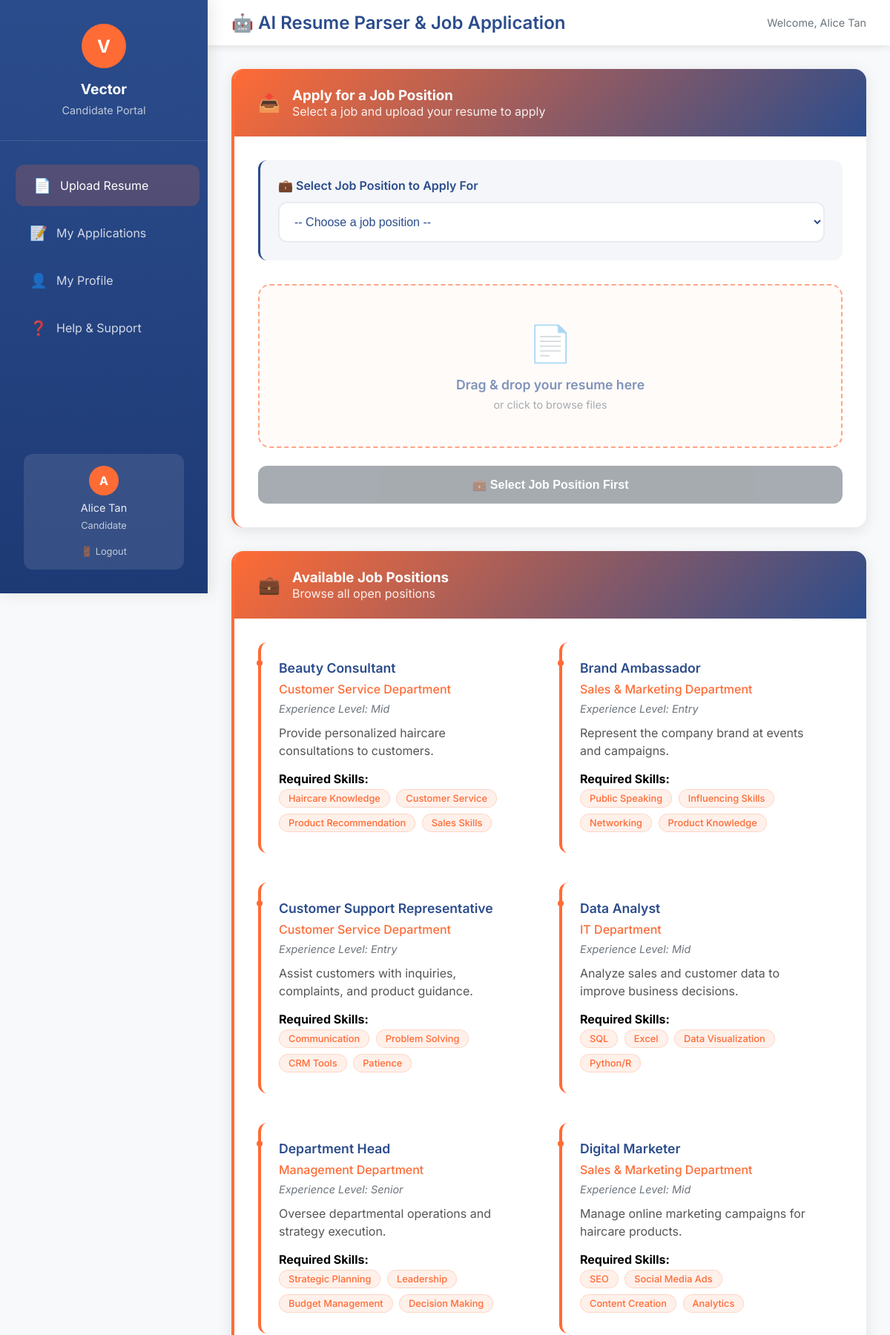
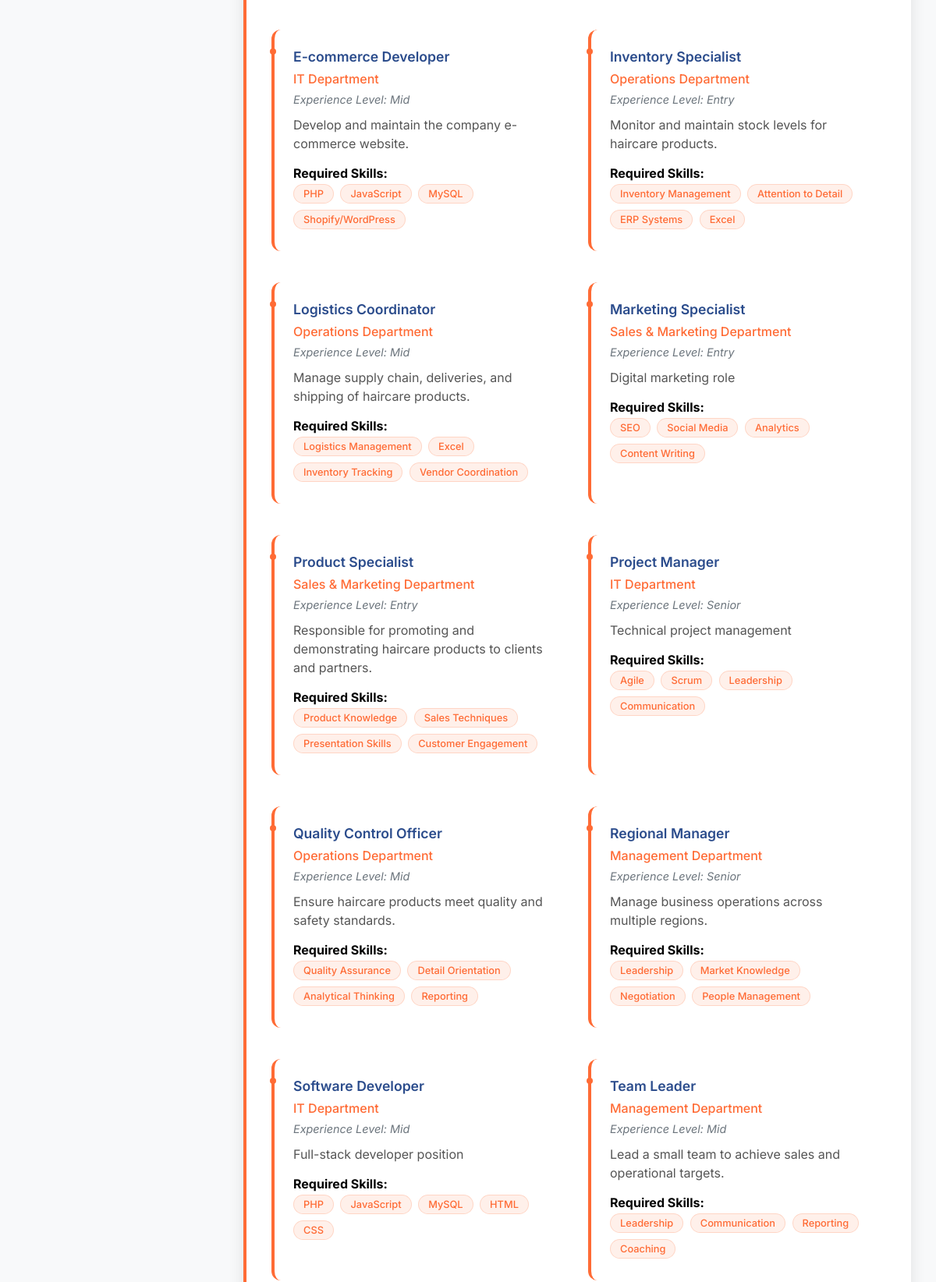
Screenshot of /candidate-dashboard.php (signed in, upper part) with the database file from the repository (2 pictures, top to bottom).
### tables this page shows
CREATE TABLE `job_positions` (
  `id` int(11) NOT NULL,
  `title` varchar(100) NOT NULL,
  `department` varchar(50) NOT NULL,
  `description` text DEFAULT NULL,
  `required_skills` text NOT NULL,
  `experience_level` enum('entry','mid','senior') DEFAULT 'mid',
  `status` enum('active','closed') DEFAULT 'active',
  `created_by` int(11) DEFAULT NULL,
  `created_at` timestamp NOT NULL DEFAULT current_timestamp()
);

### candidate-dashboard.php (the view, shortened to what this page needs)
<?php
require_once 'includes/auth.php';
$success = false;
$job_positions = [];
try {
    $job_query = "SELECT id, title, department, description, required_skills, experience_level FROM job_positions WHERE status = 'active' ORDER BY title ASC";
    $job_result = $connection->query($job_query);
    if ($job_result) {
        while ($row = $job_result->fetch_assoc()) {
            $job_positions[] = $row;
        }
    }
} catch (Exception $e) {
    error_log("Error fetching job positions: " . $e->getMessage());
}
?>
<!DOCTYPE html>
<html lang="en">
<head>
</head>
<body>
    <div class="sidebar" id="sidebar">
        <div class="sidebar-brand">
            <div class="logo">V</div>
            <h3>Vector</h3>
            <p>Candidate Portal</p>
        </div>
        <ul class="sidebar-nav">
            <li>
                <a href="candidate-dashboard.php" class="active">
                    <span class="icon">📄</span>
                    <span>Upload Resume</span>
                </a>
            </li>
            <li>
                <a href="candidate-applications.php">
                    <span class="icon">📝</span>
                    <span>My Applications</span>
                </a>
            </li>
            <li>
                <a href="candidate-profile.php">
                    <span class="icon">👤</span>
                    <span>My Profile</span>
                </a>
            </li>
            <li>
                <a href="candidate-help.php">
                    <span class="icon">❓</span>
                    <span>Help & Support</span>
                </a>
            </li>
        </ul>
        <div class="sidebar-footer">
            <div class="user-profile">
                <div class="avatar"><?php echo substr($_SESSION['full_name'], 0, 1); ?></div>
                <div style="color: rgba(255,255,255,0.9); font-size: 0.9rem; margin-bottom: 0.5rem;">
                    <?php echo htmlspecialchars($_SESSION['full_name']); ?>
                </div>
                <div style="color: rgba(255,255,255,0.7); font-size: 0.8rem; margin-bottom: 1rem;">
                    Candidate
                </div>
                <a href="logout.php" style="color: rgba(255,255,255,0.7); text-decoration: none; font-size: 0.8rem;">
                    🚪 Logout
                </a>
            </div>
        </div>
    </div>
    <div class="main-content">
        <div class="topbar">
            <h1 class="page-title">🤖 AI Resume Parser & Job Application</h1>
            <div class="topbar-actions">
                <span style="color: #6c757d; font-size: 0.9rem;">
                    Welcome, <?php echo htmlspecialchars($_SESSION['full_name']); ?>
                </span>
            </div>
        </div>
        <div class="content-area">
            <?php if (!$success): ?>
            <div class="card">
                <div class="card-header">
                    <span class="icon">📤</span>
                    <div>
                        <h3>Apply for a Job Position</h3>
                        <p style="margin: 0; opacity: 0.9;">Select a job and upload your resume to apply</p>
                    </div>
                </div>
                <div class="card-body">
                    <form method="POST" enctype="multipart/form-data" id="uploadForm">
                        <div class="job-selection">
                            <label for="job_position">
                                💼 Select Job Position to Apply For
                            </label>
                            <select name="job_position" id="job_position" class="job-select" required>
                                <option value="">-- Choose a job position --</option>
                            </select>
                        </div>
                        <div class="upload-zone" id="dropZone">
                            <div class="upload-icon">📄</div>
                            <div class="upload-text">
                                Drag & drop your resume here
                            </div>
                            <div class="upload-hint">
                                or click to browse files
                            </div>
                        </div>
                        <button type="submit" class="btn btn-primary" id="submitBtn" style="width: 100%; margin-top: 1.5rem;" disabled>
                        </button>
                    </form>
                </div>
            </div>
            <?php if (!empty($job_positions)): ?>
            <div class="card">
                <div class="card-header">
                    <span class="icon">💼</span>
                    <div>
                        <h3>Available Job Positions</h3>
                        <p style="margin: 0; opacity: 0.9;">Browse all open positions</p>
                    </div>
                </div>
                <div class="card-body">
                    <div style="display: grid; grid-template-columns: repeat(auto-fit, minmax(300px, 1fr)); gap: 1.5rem;">
                        <?php foreach ($job_positions as $job): ?>
                        <div class="experience-item">
                            <div class="item-title"><?php echo htmlspecialchars($job['title']); ?></div>
                            <div class="item-company"><?php echo htmlspecialchars($job['department']); ?> Department</div>
                            <div class="item-duration">
                                Experience Level: <?php echo ucfirst(htmlspecialchars($job['experience_level'])); ?>
                            </div>
                            <div class="item-description">
                                <?php echo htmlspecialchars($job['description']); ?>
                            </div>
                            <div class="skills-required" style="margin-top: 1rem;">
                                <strong>Required Skills:</strong><br>
                                <?php
                                $skills = explode(',', $job['required_skills']);
                                foreach ($skills as $skill):
                                ?>
                                <span class="skill-req-tag"><?php echo trim(htmlspecialchars($skill)); ?></span>
                                <?php endforeach; ?>
                            </div>
                        </div>
                        <?php endforeach; ?>
                    </div>
                </div>
            </div>
            <?php endif; ?>
            <?php endif; ?>
        </div>
    </div>
</body>
</html>

### rows the page displays
job_positions: title "Beauty Consultant", department "Customer Service", experience_level "Mid", description "Provide personalized haircare consultations to customers.", required_skills "Haircare Knowledge", required_skills "Customer Service", required_skills "Product Recommendation", required_skills "Sales Skills"
job_positions: title "Brand Ambassador", department "Sales & Marketing", experience_level "Entry", description "Represent the company brand at events and campaigns.", required_skills "Public Speaking", required_skills "Influencing Skills", required_skills "Networking", required_skills "Product Knowledge"
job_positions: title "Customer Support Representative", department "Customer Service", experience_level "Entry", description "Assist customers with inquiries, complaints, and product guidance.", required_skills "Communication", required_skills "Problem Solving", required_skills "CRM Tools", required_skills "Patience"
job_positions: title "Data Analyst", department "IT", experience_level "Mid", description "Analyze sales and customer data to improve business decisions.", required_skills "SQL", required_skills "Excel", required_skills "Data Visualization", required_skills "Python/R"
job_positions: title "Department Head", department "Management", experience_level "Senior", description "Oversee departmental operations and strategy execution.", required_skills "Strategic Planning", required_skills "Leadership", required_skills "Budget Management", required_skills "Decision Making"
job_positions: title "Digital Marketer", department "Sales & Marketing", experience_level "Mid", description "Manage online marketing campaigns for haircare products.", required_skills "SEO", required_skills "Social Media Ads", required_skills "Content Creation", required_skills "Analytics"
job_positions: title "E-commerce Developer", department "IT", experience_level "Mid", description "Develop and maintain the company e-commerce website.", required_skills "PHP", required_skills "JavaScript", required_skills "MySQL", required_skills "Shopify/WordPress"
job_positions: title "Inventory Specialist", department "Operations", experience_level "Entry", description "Monitor and maintain stock levels for haircare products.", required_skills "Inventory Management", required_skills "Attention to Detail", required_skills "ERP Systems", required_skills "Excel"
job_positions: title "Logistics Coordinator", department "Operations", experience_level "Mid", description "Manage supply chain, deliveries, and shipping of haircare products.", required_skills "Logistics Management", required_skills "Excel", required_skills "Inventory Tracking", required_skills "Vendor Coordination"
job_positions: title "Marketing Specialist", department "Sales & Marketing", experience_level "Entry", description "Digital marketing role", required_skills "SEO", required_skills "Social Media", required_skills "Analytics", required_skills "Content Writing"
job_positions: title "Product Specialist", department "Sales & Marketing", experience_level "Entry", description "Responsible for promoting and demonstrating haircare products to clients and partners.", required_skills "Product Knowledge", required_skills "Sales Techniques", required_skills "Presentation Skills", required_skills "Customer Engagement"
job_positions: title "Project Manager", department "IT", experience_level "Senior", description "Technical project management", required_skills "Agile", required_skills "Scrum", required_skills "Leadership", required_skills "Communication"
job_positions: title "Quality Control Officer", department "Operations", experience_level "Mid", description "Ensure haircare products meet quality and safety standards.", required_skills "Quality Assurance", required_skills "Detail Orientation", required_skills "Analytical Thinking", required_skills "Reporting"
job_positions: title "Regional Manager", department "Management", experience_level "Senior", description "Manage business operations across multiple regions.", required_skills "Leadership", required_skills "Market Knowledge", required_skills "Negotiation", required_skills "People Management"
job_positions: title "Software Developer", department "IT", experience_level "Mid", description "Full-stack developer position", required_skills "PHP", required_skills "JavaScript", required_skills "MySQL", required_skills "HTML", required_skills "CSS"
job_positions: title "Team Leader", department "Management", experience_level "Mid", description "Lead a small team to achieve sales and operational targets.", required_skills "Leadership", required_skills "Communication", required_skills "Reporting", required_skills "Coaching"

### other values shown
substr($_SESSION['full_name'], 0, 1) "A"
$_SESSION['full_name'] "Alice Tan"
